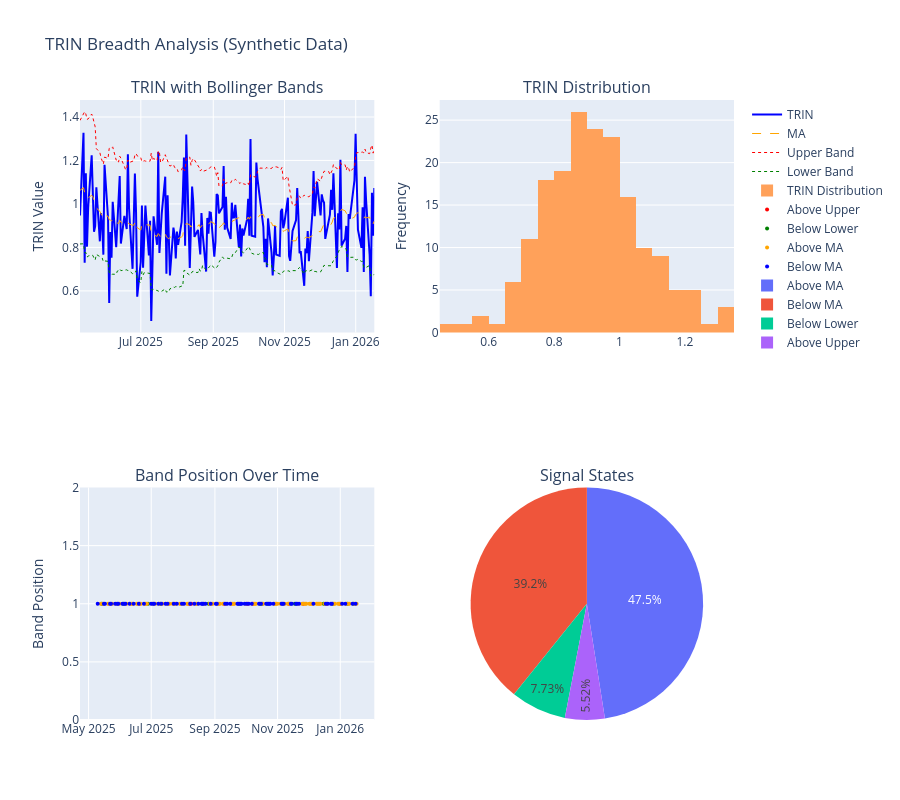

The notebook cell saved with this chart:
### Markdown cell above
## Step 5: Visualization

Let's create visualizations to understand the TRIN indicator and its bands over time.

We'll create:
1. TRIN time series with Bollinger bands
2. TRIN distribution histogram
3. Signal state over time

### Code cell
# Create subplots
fig = make_subplots(
    rows=2, cols=2,
    subplot_titles=('TRIN with Bollinger Bands', 'TRIN Distribution', 
                    'Band Position Over Time', 'Signal States'),
    specs=[[{"secondary_y": False}, {"secondary_y": False}],
           [{"secondary_y": False}, {"type": "domain"}]]
)

# 1. TRIN with bands
fig.add_trace(
    go.Scatter(x=df.index, y=df['trin_raw'], mode='lines', name='TRIN',
               line=dict(color='blue', width=2)),
    row=1, col=1
)

# Add bands (convert back from log if needed)
if use_log:
    ma_plot = np.exp(df['ma'])
    upper_plot = np.exp(df['upper'])
    lower_plot = np.exp(df['lower'])
else:
    ma_plot = df['ma']
    upper_plot = df['upper']
    lower_plot = df['lower']

fig.add_trace(
    go.Scatter(x=df.index, y=ma_plot, mode='lines', name='MA',
               line=dict(color='orange', width=1, dash='dash')),
    row=1, col=1
)
fig.add_trace(
    go.Scatter(x=df.index, y=upper_plot, mode='lines', name='Upper Band',
               line=dict(color='red', width=1, dash='dot')),
    row=1, col=1
)
fig.add_trace(
    go.Scatter(x=df.index, y=lower_plot, mode='lines', name='Lower Band',
               line=dict(color='green', width=1, dash='dot')),
    row=1, col=1
)

# 2. TRIN distribution
fig.add_trace(
    go.Histogram(x=df['trin_raw'], nbinsx=30, name='TRIN Distribution'),
    row=1, col=2
)

# 3. Band position over time
band_positions = []
for idx, row in df.iterrows():
    if row['trin'] > row['upper']:
        band_positions.append('Above Upper')
    elif row['trin'] < row['lower']:
        band_positions.append('Below Lower')
    elif row['trin'] > row['ma']:
        band_positions.append('Above MA')
    else:
        band_positions.append('Below MA')

colors = {'Above Upper': 'red', 'Below Lower': 'green', 'Above MA': 'orange', 'Below MA': 'blue'}
for state in ['Above Upper', 'Below Lower', 'Above MA', 'Below MA']:
    mask = [bp == state for bp in band_positions]
    if any(mask):
        fig.add_trace(
            go.Scatter(x=df.index[mask], y=[1]*sum(mask), mode='markers',
                       name=state, marker=dict(color=colors[state], size=4)),
            row=2, col=1
        )

# 4. Signal distribution
signal_counts = pd.Series(band_positions).value_counts()
fig.add_trace(
    go.Pie(labels=signal_counts.index, values=signal_counts.values, name='Signal States'),
    row=2, col=2
)

fig.update_layout(height=800, title_text=f"TRIN Breadth Analysis (Synthetic Data)")
fig.update_yaxes(title_text="TRIN Value", row=1, col=1)
fig.update_yaxes(title_text="Frequency", row=1, col=2)
fig.update_yaxes(title_text="Band Position", row=2, col=1)
fig.show()

# Save the plot
graphs_dir = 'graphs'
if not os.path.exists(graphs_dir):
    os.makedirs(graphs_dir)

fig.write_html(os.path.join(graphs_dir, 'trin_breadth_analysis.html'))
print(f"Plot saved to {graphs_dir}/trin_breadth_analysis.html")

### Figure 1 — Plotly figure (JSON) as saved in the notebook; plotly's stock layout.template omitted (floating-point values rounded to 4 significant figures; data arrays with more than 128 entries replaced by an {"elided": "..."} marker saying what was removed)
{"data": [{"line": {"color": "blue", "width": 2}, "mode": "lines", "name": "TRIN", "type": "scatter", "x": {"elided": "181 str values"}, "xaxis": "x", "y": {"elided": "181 float values"}, "yaxis": "y"}, {"line": {"color": "orange", "dash": "dash", "width": 1}, "mode": "lines", "name": "MA", "type": "scatter", "x": {"elided": "181 str values"}, "xaxis": "x", "y": {"elided": "181 float values"}, "yaxis": "y"}, {"line": {"color": "red", "dash": "dot", "width": 1}, "mode": "lines", "name": "Upper Band", "type": "scatter", "x": {"elided": "181 str values"}, "xaxis": "x", "y": {"elided": "181 float values"}, "yaxis": "y"}, {"line": {"color": "green", "dash": "dot", "width": 1}, "mode": "lines", "name": "Lower Band", "type": "scatter", "x": {"elided": "181 str values"}, "xaxis": "x", "y": {"elided": "181 float values"}, "yaxis": "y"}, {"name": "TRIN Distribution", "nbinsx": 30, "type": "histogram", "x": {"elided": "181 float values"}, "xaxis": "x2", "yaxis": "y2"}, {"marker": {"color": "red", "size": 4}, "mode": "markers", "name": "Above Upper", "type": "scatter", "x": ["2025-06-19T21:41:50.798084000", "2025-08-06T21:41:50.798084000", "2025-08-08T21:41:50.798084000", "2025-09-09T21:41:50.798084000", "2025-10-02T21:41:50.798084000", "2025-10-07T21:41:50.798084000", "2025-11-11T21:41:50.798084000", "2025-11-25T21:41:50.798084000", "2025-12-18T21:41:50.798084000", "2025-12-31T21:41:50.798084000"], "xaxis": "x3", "y": [1, 1, 1, 1, 1, 1, 1, 1, 1, 1], "yaxis": "y3"}, {"marker": {"color": "green", "size": 4}, "mode": "markers", "name": "Below Lower", "type": "scatter", "x": ["2025-05-13T21:41:50.798084000", "2025-06-03T21:41:50.798084000", "2025-06-27T21:41:50.798084000", "2025-07-09T21:41:50.798084000", "2025-08-25T21:41:50.798084000", "2025-09-24T21:41:50.798084000", "2025-10-14T21:41:50.798084000", "2025-10-16T21:41:50.798084000", "2025-10-21T21:41:50.798084000", "2025-11-17T21:41:50.798084000", "2025-12-15T21:41:50.798084000", "2025-12-24T21:41:50.798084000", "2026-01-07T21:41:50.798084000", "2026-01-13T21:41:50.798084000"], "xaxis": "x3", "y": [1, 1, 1, 1, 1, 1, 1, 1, 1, 1, 1, 1, 1, 1], "yaxis": "y3"}, {"marker": {"color": "orange", "size": 4}, "mode": "markers", "name": "Above MA", "type": "scatter", "x": ["2025-05-12T21:41:50.798084000", "2025-05-14T21:41:50.798084000", "2025-05-19T21:41:50.798084000", "2025-05-20T21:41:50.798084000", "2025-05-23T21:41:50.798084000", "2025-05-27T21:41:50.798084000", "2025-05-30T21:41:50.798084000", "2025-06-06T21:41:50.798084000", "2025-06-10T21:41:50.798084000", "2025-06-11T21:41:50.798084000", "2025-06-12T21:41:50.798084000", "2025-06-16T21:41:50.798084000", "2025-06-17T21:41:50.798084000", "2025-06-20T21:41:50.798084000", "2025-06-24T21:41:50.798084000", "2025-06-25T21:41:50.798084000", "2025-06-26T21:41:50.798084000", "2025-07-01T21:41:50.798084000", "2025-07-04T21:41:50.798084000", "2025-07-08T21:41:50.798084000", "2025-07-11T21:41:50.798084000", "2025-07-15T21:41:50.798084000", "2025-07-17T21:41:50.798084000", "2025-07-18T21:41:50.798084000", "2025-07-21T21:41:50.798084000", "2025-07-23T21:41:50.798084000", "2025-07-24T21:41:50.798084000", "2025-07-28T21:41:50.798084000", "2025-07-29T21:41:50.798084000", "2025-07-31T21:41:50.798084000", "2025-08-04T21:41:50.798084000", "2025-08-05T21:41:50.798084000", "2025-08-12T21:41:50.798084000", "2025-08-13T21:41:50.798084000", "2025-08-14T21:41:50.798084000", "2025-08-21T21:41:50.798084000", "2025-08-26T21:41:50.798084000", "2025-08-28T21:41:50.798084000", "2025-08-29T21:41:50.798084000", "2025-09-03T21:41:50.798084000", "2025-09-04T21:41:50.798084000", "2025-09-05T21:41:50.798084000", "2025-09-08T21:41:50.798084000", "2025-09-11T21:41:50.798084000", "2025-09-16T21:41:50.798084000", "2025-09-17T21:41:50.798084000", "2025-09-18T21:41:50.798084000", "2025-09-19T21:41:50.798084000", "2025-09-30T21:41:50.798084000", "2025-10-08T21:41:50.798084000", "2025-10-09T21:41:50.798084000", "2025-10-10T21:41:50.798084000", "2025-10-17T21:41:50.798084000", "2025-10-28T21:41:50.798084000", "2025-10-29T21:41:50.798084000", "2025-10-30T21:41:50.798084000", "2025-10-31T21:41:50.798084000", "2025-11-03T21:41:50.798084000", "2025-11-07T21:41:50.798084000", "2025-11-10T21:41:50.798084000", "2025-11-12T21:41:50.798084000", "2025-11-20T21:41:50.798084000", "2025-11-24T21:41:50.798084000", "2025-11-26T21:41:50.798084000", "2025-11-27T21:41:50.798084000", "2025-11-28T21:41:50.798084000", "2025-12-01T21:41:50.798084000", "2025-12-02T21:41:50.798084000", "2025-12-03T21:41:50.798084000", "2025-12-04T21:41:50.798084000", "2025-12-08T21:41:50.798084000", "2025-12-09T21:41:50.798084000", "2025-12-10T21:41:50.798084000", "2025-12-11T21:41:50.798084000", "2025-12-12T21:41:50.798084000", "2025-12-16T21:41:50.798084000", "2025-12-25T21:41:50.798084000", "2025-12-26T21:41:50.798084000", "2025-12-29T21:41:50.798084000", "2025-12-30T21:41:50.798084000", "2026-01-01T21:41:50.798084000", "2026-01-06T21:41:50.798084000", "2026-01-08T21:41:50.798084000", "2026-01-09T21:41:50.798084000", "2026-01-14T21:41:50.798084000", "2026-01-16T21:41:50.798084000"], "xaxis": "x3", "y": [1, 1, 1, 1, 1, 1, 1, 1, 1, 1, 1, 1, 1, 1, 1, 1, 1, 1, 1, 1, 1, 1, 1, 1, 1, 1, 1, 1, 1, 1, 1, 1, 1, 1, 1, 1, 1, 1, 1, 1, 1, 1, 1, 1, 1, 1, 1, 1, 1, 1, 1, 1, 1, 1, 1, 1, 1, 1, 1, 1, 1, 1, 1, 1, 1, 1, 1, 1, 1, 1, 1, 1, 1, 1, 1, 1, 1, 1, 1, 1, 1, 1, 1, 1, 1, 1], "yaxis": "y3"}, {"marker": {"color": "blue", "size": 4}, "mode": "markers", "name": "Below MA", "type": "scatter", "x": ["2025-05-09T21:41:50.798084000", "2025-05-15T21:41:50.798084000", "2025-05-16T21:41:50.798084000", "2025-05-21T21:41:50.798084000", "2025-05-22T21:41:50.798084000", "2025-05-26T21:41:50.798084000", "2025-05-28T21:41:50.798084000", "2025-05-29T21:41:50.798084000", "2025-06-02T21:41:50.798084000", "2025-06-04T21:41:50.798084000", "2025-06-05T21:41:50.798084000", "2025-06-09T21:41:50.798084000", "2025-06-13T21:41:50.798084000", "2025-06-18T21:41:50.798084000", "2025-06-23T21:41:50.798084000", "2025-06-30T21:41:50.798084000", "2025-07-02T21:41:50.798084000", "2025-07-03T21:41:50.798084000", "2025-07-07T21:41:50.798084000", "2025-07-10T21:41:50.798084000", "2025-07-14T21:41:50.798084000", "2025-07-16T21:41:50.798084000", "2025-07-22T21:41:50.798084000", "2025-07-25T21:41:50.798084000", "2025-07-30T21:41:50.798084000", "2025-08-01T21:41:50.798084000", "2025-08-07T21:41:50.798084000", "2025-08-11T21:41:50.798084000", "2025-08-15T21:41:50.798084000", "2025-08-18T21:41:50.798084000", "2025-08-19T21:41:50.798084000", "2025-08-20T21:41:50.798084000", "2025-08-22T21:41:50.798084000", "2025-08-27T21:41:50.798084000", "2025-09-01T21:41:50.798084000", "2025-09-02T21:41:50.798084000", "2025-09-10T21:41:50.798084000", "2025-09-12T21:41:50.798084000", "2025-09-15T21:41:50.798084000", "2025-09-22T21:41:50.798084000", "2025-09-23T21:41:50.798084000", "2025-09-25T21:41:50.798084000", "2025-09-26T21:41:50.798084000", "2025-09-29T21:41:50.798084000", "2025-10-01T21:41:50.798084000", "2025-10-03T21:41:50.798084000", "2025-10-06T21:41:50.798084000", "2025-10-13T21:41:50.798084000", "2025-10-15T21:41:50.798084000", "2025-10-20T21:41:50.798084000", "2025-10-22T21:41:50.798084000", "2025-10-23T21:41:50.798084000", "2025-10-24T21:41:50.798084000", "2025-10-27T21:41:50.798084000", "2025-11-04T21:41:50.798084000", "2025-11-05T21:41:50.798084000", "2025-11-06T21:41:50.798084000", "2025-11-13T21:41:50.798084000", "2025-11-14T21:41:50.798084000", "2025-11-18T21:41:50.798084000", "2025-11-19T21:41:50.798084000", "2025-11-21T21:41:50.798084000", "2025-12-05T21:41:50.798084000", "2025-12-17T21:41:50.798084000", "2025-12-19T21:41:50.798084000", "2025-12-22T21:41:50.798084000", "2025-12-23T21:41:50.798084000", "2026-01-02T21:41:50.798084000", "2026-01-05T21:41:50.798084000", "2026-01-12T21:41:50.798084000", "2026-01-15T21:41:50.798084000"], "xaxis": "x3", "y": [1, 1, 1, 1, 1, 1, 1, 1, 1, 1, 1, 1, 1, 1, 1, 1, 1, 1, 1, 1, 1, 1, 1, 1, 1, 1, 1, 1, 1, 1, 1, 1, 1, 1, 1, 1, 1, 1, 1, 1, 1, 1, 1, 1, 1, 1, 1, 1, 1, 1, 1, 1, 1, 1, 1, 1, 1, 1, 1, 1, 1, 1, 1, 1, 1, 1, 1, 1, 1, 1, 1], "yaxis": "y3"}, {"domain": {"x": [0.55, 1], "y": [0, 0.375]}, "labels": ["Above MA", "Below MA", "Below Lower", "Above Upper"], "name": "Signal States", "type": "pie", "values": [86, 71, 14, 10]}], "layout": {"annotations": [{"font": {"size": 16}, "showarrow": false, "text": "TRIN with Bollinger Bands", "x": 0.225, "xanchor": "center", "xref": "paper", "y": 1, "yanchor": "bottom", "yref": "paper"}, {"font": {"size": 16}, "showarrow": false, "text": "TRIN Distribution", "x": 0.775, "xanchor": "center", "xref": "paper", "y": 1, "yanchor": "bottom", "yref": "paper"}, {"font": {"size": 16}, "showarrow": false, "text": "Band Position Over Time", "x": 0.225, "xanchor": "center", "xref": "paper", "y": 0.375, "yanchor": "bottom", "yref": "paper"}, {"font": {"size": 16}, "showarrow": false, "text": "Signal States", "x": 0.775, "xanchor": "center", "xref": "paper", "y": 0.375, "yanchor": "bottom", "yref": "paper"}], "height": 800, "title": {"text": "TRIN Breadth Analysis (Synthetic Data)"}, "xaxis": {"anchor": "y", "domain": [0, 0.45]}, "xaxis2": {"anchor": "y2", "domain": [0.55, 1]}, "xaxis3": {"anchor": "y3", "domain": [0, 0.45]}, "yaxis": {"anchor": "x", "domain": [0.625, 1], "title": {"text": "TRIN Value"}}, "yaxis2": {"anchor": "x2", "domain": [0.625, 1], "title": {"text": "Frequency"}}, "yaxis3": {"anchor": "x3", "domain": [0, 0.375], "title": {"text": "Band Position"}}}}
